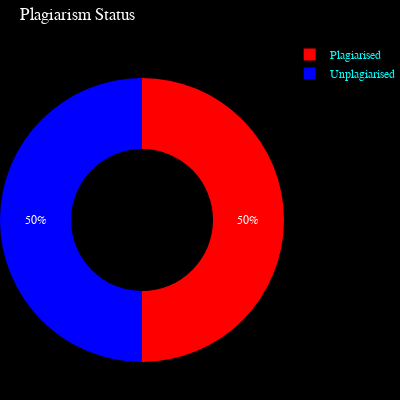

This figure's notebook cell:
### Code cell
figP1.show()

### Figure 1 — Plotly figure (JSON) as saved in the notebook; plotly's stock layout.template omitted (floating-point values rounded to 4 significant figures)
{"data": [{"domain": {"x": [0, 1], "y": [0, 1]}, "hole": 0.5, "hovertemplate": "Status=%{label}<br>No. of Words=%{value}<extra></extra>", "labels": ["Unplagiarised", "Plagiarised"], "legendgroup": "", "name": "", "showlegend": true, "type": "pie", "values": [542, 543]}], "layout": {"font": {"color": "cyan", "family": "sans-serif"}, "height": 400, "legend": {"title": {"font": {"color": "cyan"}}, "tracegroupgap": 0}, "margin": {"b": 0, "l": 0, "r": 0, "t": 40}, "paper_bgcolor": "#000000", "piecolorway": ["rgb(255,0,0)", "rgb(0,0,255)"], "title": {"font": {"color": "white", "family": "sans-serif"}, "text": "Plagiarism Status"}, "width": 400}}
